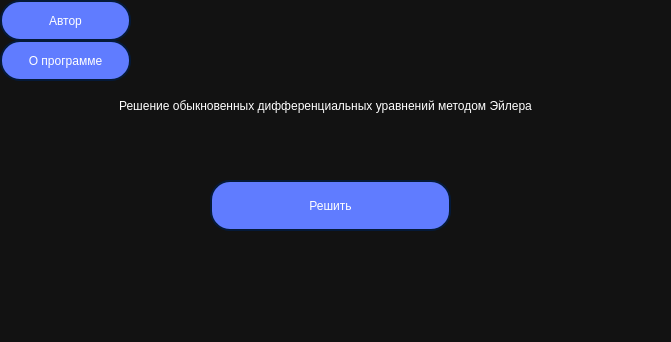
<?xml version="1.0" encoding="UTF-8"?>
<ui version="4.0">
 <class>ScreenMenu</class>
 <widget class="QMainWindow" name="ScreenMenu">
  <property name="enabled">
   <bool>true</bool>
  </property>
  <property name="geometry">
   <rect>
    <x>0</x>
    <y>0</y>
    <width>671</width>
    <height>342</height>
   </rect>
  </property>
  <property name="sizePolicy">
   <sizepolicy hsizetype="Fixed" vsizetype="Fixed">
    <horstretch>0</horstretch>
    <verstretch>0</verstretch>
   </sizepolicy>
  </property>
  <property name="windowTitle">
   <string>MainWindow</string>
  </property>
  <property name="styleSheet">
   <string notr="true">QWidget
{
	background-color: #121212;
	color: #ffffff;
	border-color: #051a39;

}
QPushButton
{
	background-color: #607cff;
	color: #ffffff;
	border-style: solid;
	border-width: 2px;
	border-radius: 20px;
	border-color: #051a39;
	padding: 5px;
}
QPushButton::disabled
{
	background-color: #404040;
	color: #656565;
	border-color: #051a39;

}


QPushButton::hover
{
	background-color: #8399ff;
	color: #ffffff;
	border-style: solid;
	border-width: 2px;
	border-radius: 20px;
	border-color: #051a39;
	padding: 5px;

}


QPushButton::pressed
{
	background-color: #4969ff;
	color: #ffffff;
	border-style: solid;
	border-width: 2px;
	border-radius: 20px;
	border-color: #051a39;
	padding: 5px;

}
QLabel
{
	background-color: transparent;
	color: #ffffff;
	
}


QLabel::disabled
{
	background-color: transparent;
	color: #656565;

}</string>
  </property>
  <widget class="QWidget" name="centralwidget">
   <widget class="QPushButton" name="pushButton">
    <property name="geometry">
     <rect>
      <x>210</x>
      <y>180</y>
      <width>241</width>
      <height>51</height>
     </rect>
    </property>
    <property name="styleSheet">
     <string notr="true">font: 12pt &quot;Segoe UI Emoji&quot;;</string>
    </property>
    <property name="text">
     <string>Решить</string>
    </property>
   </widget>
   <widget class="QLabel" name="label">
    <property name="geometry">
     <rect>
      <x>90</x>
      <y>70</y>
      <width>471</width>
      <height>71</height>
     </rect>
    </property>
    <property name="styleSheet">
     <string notr="true">font: 14pt &quot;Segoe UI Emoji&quot;;
</string>
    </property>
    <property name="text">
     <string>Решение обыкновенных дифференциальных уравнений методом Эйлера</string>
    </property>
    <property name="alignment">
     <set>Qt::AlignCenter</set>
    </property>
    <property name="wordWrap">
     <bool>true</bool>
    </property>
   </widget>
   <widget class="QPushButton" name="pushButton_2">
    <property name="enabled">
     <bool>true</bool>
    </property>
    <property name="geometry">
     <rect>
      <x>0</x>
      <y>0</y>
      <width>131</width>
      <height>41</height>
     </rect>
    </property>
    <property name="text">
     <string>Автор</string>
    </property>
   </widget>
   <widget class="QPushButton" name="pushButton_3">
    <property name="enabled">
     <bool>true</bool>
    </property>
    <property name="geometry">
     <rect>
      <x>0</x>
      <y>40</y>
      <width>131</width>
      <height>41</height>
     </rect>
    </property>
    <property name="text">
     <string>О программе</string>
    </property>
   </widget>
  </widget>
 </widget>
 <resources/>
 <connections/>
</ui>
